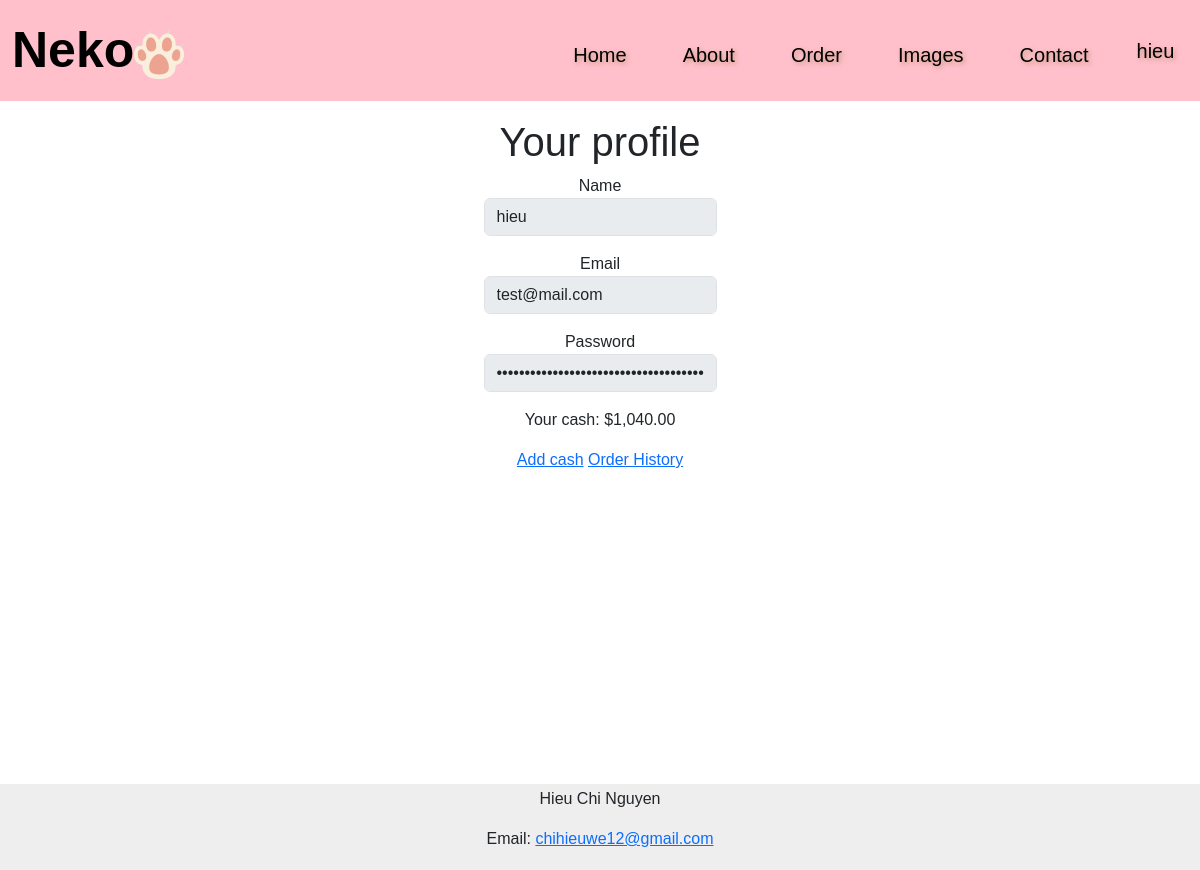
The app's page /profile (signed in), older data.
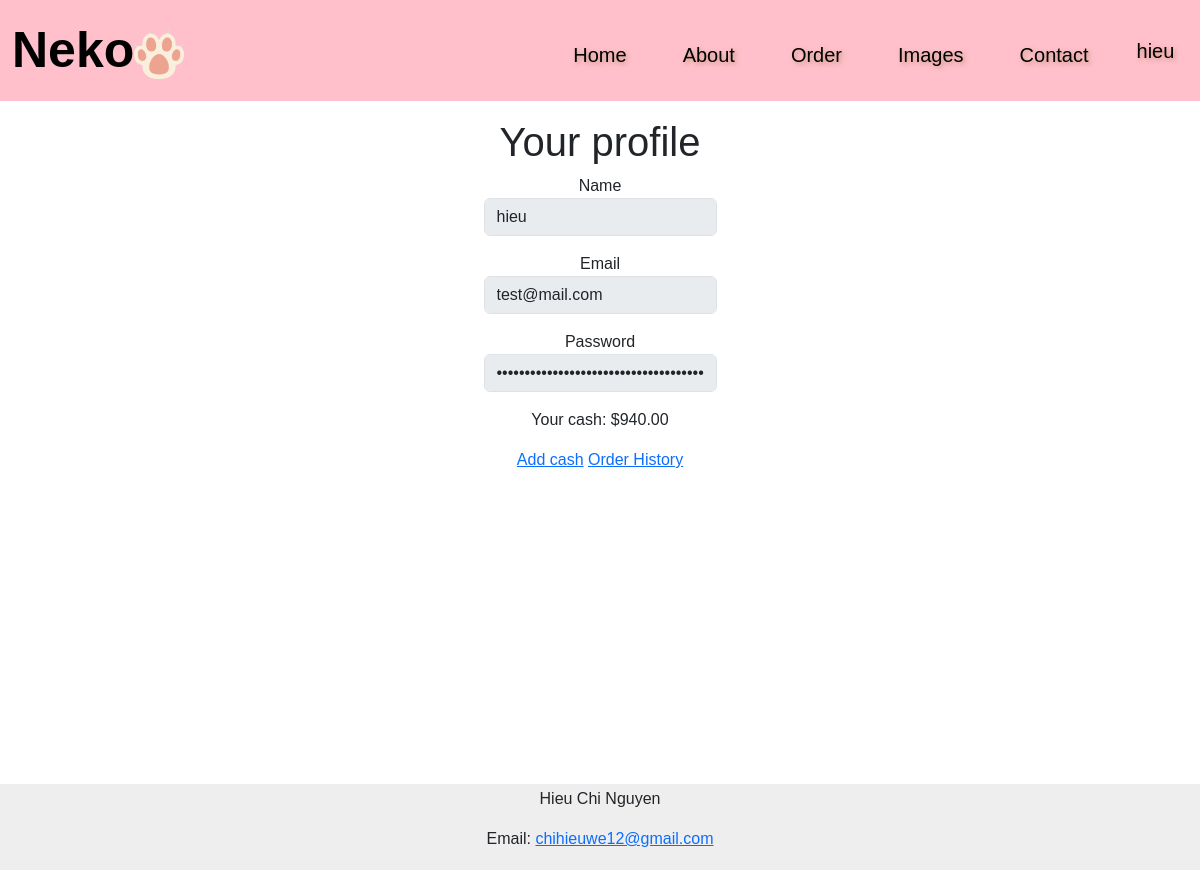
The same page, newer data.
### tables this page shows
CREATE TABLE users (
    id INTEGER PRIMARY KEY AUTOINCREMENT NOT NULL, 
    name TEXT NOT NULL, 
    email TEXT NOT NULL,
    hash TEXT NOT NULL,
    cash NUMERIC NOT NULL DEFAULT 100.00
);

### app.py (the view)
@app.route("/profile")
@login_required
def profile():
    username = db.execute("SELECT * FROM users WHERE name = ? AND id = ?", session["username"], session["user_id"])
    return render_template("profile.html", navbar_style='navbar-alt', navbar_brand_style='navbar-brand-alt', nav_link_style='nav-link-alt', username=username)

### app.py (called while the page is built)
@app.after_request
def after_request(response):
    response.headers["Cache-Control"] = "no-cache, no-store, must-revalidate"
    response.headers["Expires"] = 0
    response.headers["Pragma"] = "no-cache"
    return response

def usd(value):
    return f"${value:,.2f}"

def login_required(f):
    @wraps(f)
    def decorated_function(*args, **kwargs):
        if session.get("user_id") is None:
            return redirect("/login")
        return f(*args, **kwargs)
    return decorated_function

### templates/profile.html
{% extends "layout.html" %}
{% block main %}
<h1>Your profile</h1>
<form action="/profile" method="post" id="login">
    {% for user in username %}
    <div class="mb-3">
        <label for="name">Name</label>
        <input autocomplete="off" autofocus class="form-control mx-auto w-auto"  name="name" value="{{ user.name }}" type="text" disabled>
    </div>
    <div class="mb-3">
        <label for="email">Email</label>
        <input autocomplete="off" autofocus class="form-control mx-auto w-auto"  name="email" value="{{ user.email }}" type="text" disabled>
    </div>
    <div class="mb-3">
        <label for="password">Password</label>
        <input class="form-control mx-auto w-auto"  name="password" value="{{ user.hash }}" type="password" disabled>
    </div>
    <div class="mb-3">
        <p>Your cash: {{ user.cash | usd }}</p>
    </div>
    {% endfor %}
    <a href="/cash">Add cash</a>
    <a href="/history">Order History</a>
{% endblock %}

### templates/layout.html (shortened to what this page needs)
<!DOCTYPE html>
<html lang="en">
<head>
<link href="https://cdn.jsdelivr.net/npm/bootstrap@5.3.0/dist/css/bootstrap.min.css" rel="stylesheet">
<link rel="stylesheet" href="static/styles/styles.css">
</head>
<body>
<nav class="navbar navbar-expand-lg {{ navbar_style }}">
    <div class="container-fluid">
        <a class="navbar-brand {{ navbar_brand_style }}" href="/">Neko<img src="static/images/paw.png" width="50" height="50"></a>
        <div class="collapse navbar-collapse" id="navbarSupportedContent">
            {% if session["user_id"] %}
        <ul class="navbar-nav me-auto mt-2 mb-2 mb-lg-0">
            <li class="nav-item hover-underline-animation">
            <a class="nav-link {{ nav_link_style }}" href="/">Home</a>
            </li>
            <li class="nav-item">
            <a class="nav-link {{ nav_link_style }}" href="/about">About</a>
            </li>
            <li class="nav-item">
            <a class="nav-link {{ nav_link_style }}" href="/order">Order</a>
            </li>
            <li class="nav-item">
            <a class="nav-link {{ nav_link_style }}" href="#">Images</a>
            </li>
            <li class="nav-item">
            <a class="nav-link {{ nav_link_style }}" href="#">Contact</a>
            </li>
        </ul>
            <a class="nav-item nav-link {{ nav_link_style }}" href="/profile">{{ session["username"] }}</a>
        {% endif %}
    </div>
    </div>
    </nav>
<main class="container-fluid py-5 text-center">
    {% block main %}{% endblock %}
</main>
<footer>
    <p>Hieu Chi Nguyen</p>
    <p>Email: <a href="mailto:chihieuwe12@gmail.com">chihieuwe12@gmail.com</a></p>
</footer>
  </body>
</body>
</html>

### static/styles/styles.css (style rules this page uses)
* { font-family: 'proxima-nova', sans-serif; }
body { position: relative; min-height: 100vh; }
.navbar { position: fixed; top: 0; left: 0; right: 0; background-color: transparent; z-index: 1; }
.navbar-alt { position: fixed; top: 0; left: 0; right: 0; background-color: #FFC0CB; z-index: 1; }
.navbar-brand { color: rgb(255, 189, 189); font-size: 50px; font-weight: bold; margin-top: 0; }
.navbar-brand-alt { color: black; font-size: 50px; font-weight: bold; margin-top: 0; }
.navbar-nav { margin-left: 350px; }
.nav-link { margin-left: 15px; margin-right: 25px; font-size: 20px; color: rgb(255, 189, 189); text-shadow: 2px 2px 4px rgba(150, 111, 51, 0.5); }
.nav-link-alt { margin-left: 15px; margin-right: 25px; font-size: 20px; color: black; text-shadow: 2px 2px 4px rgba(150, 111, 51, 0.5); }
.container-fluid { position: relative; }
main { margin-top: 70px; }
footer { background-color: #eeeeee; height: auto; width: 100%; text-align: center; padding: 3px; left: 0; bottom: 0; position: absolute; z-index: -1; }

Row changes from the older to the newer data that the page shows:
changed users "hieu": cash "$1,040.00" → "$940.00"
